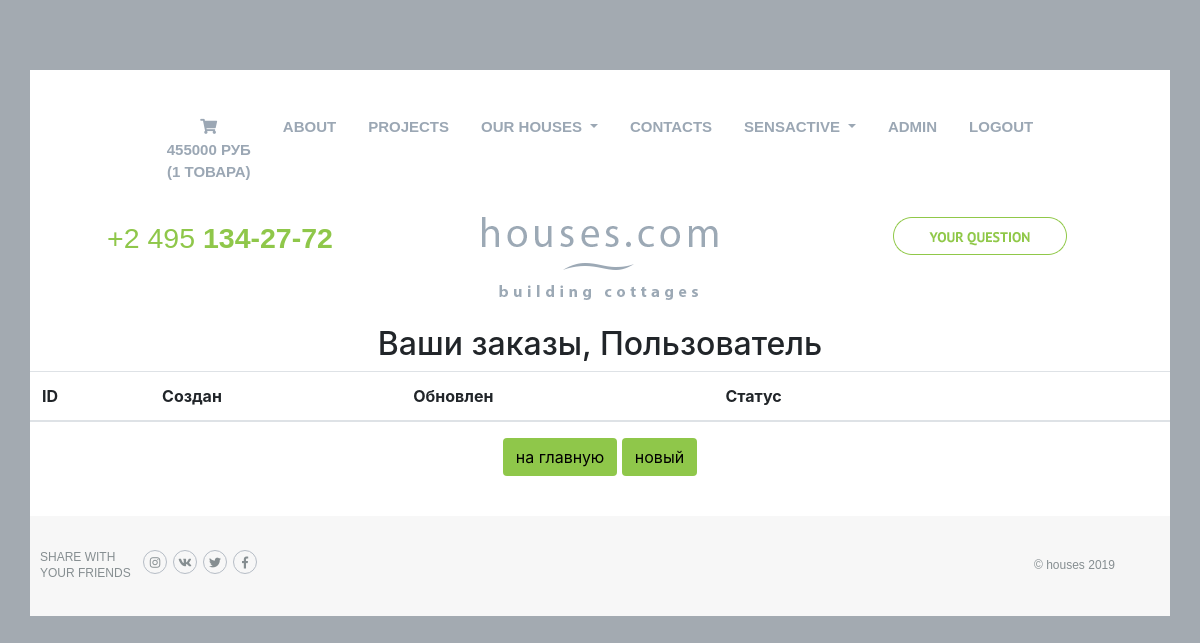
Before: /order/ (signed in) with the older database file.
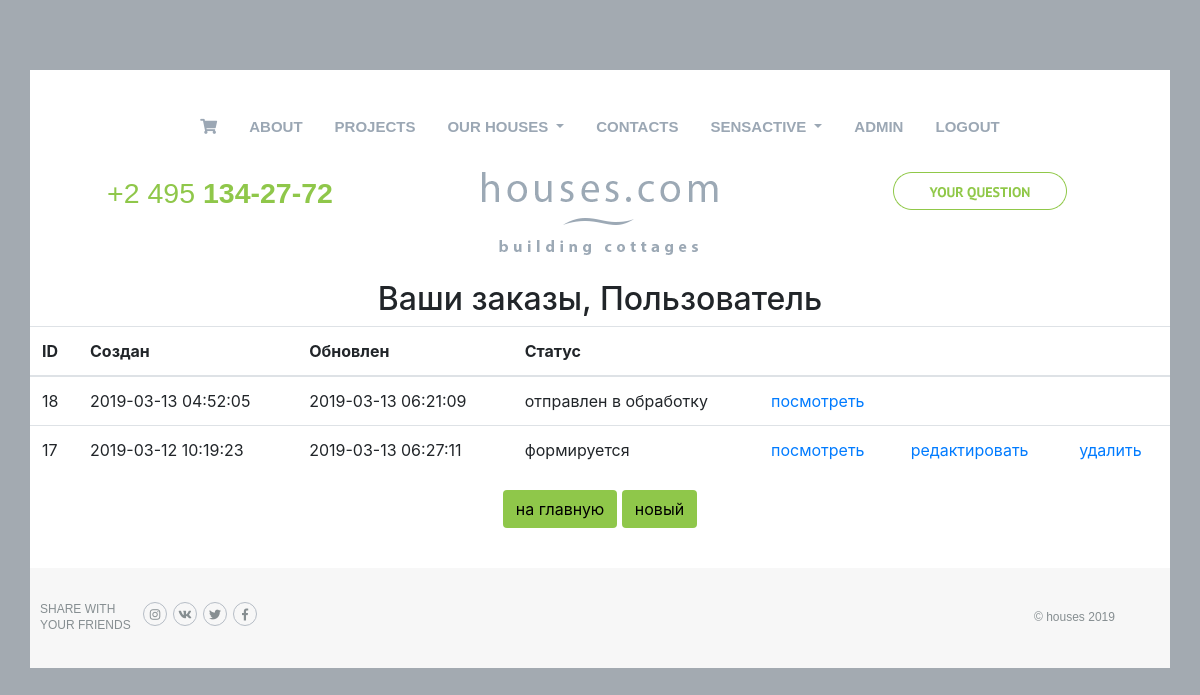
After: the same page with the newer database file.
### ordersapp/models.py (models this page shows, shortened)
class Order(models.Model):
    FORMING = 'FM'
    SENT_TO_PROCEED = 'STP'
    PROCEEDED = 'PRD'
    PAID = 'PD'
    READY = 'RDY'
    CANCEL = 'CNC'
    ORDER_STATUS_CHOICES = (
        (FORMING, 'формируется'),
        (SENT_TO_PROCEED, 'отправлен в обработку'),
        (PAID, 'оплачен'),
        (PROCEEDED, 'обрабатывается'),
        (READY, 'готов к выдаче'),
        (CANCEL, 'отменен'),
    )
    user = models.ForeignKey(settings.AUTH_USER_MODEL, on_delete=models.CASCADE)
    created = models.DateTimeField(verbose_name='создан', auto_now_add=True)
    updated = models.DateTimeField(verbose_name='обновлен', auto_now=True)
    status = models.CharField(verbose_name='статус', max_length=3, choices=ORDER_STATUS_CHOICES, default=FORMING)
    is_active = models.BooleanField(verbose_name='активен', default=True)
    class Meta:
        ordering = ('-created',)
        verbose_name = 'заказ'
        verbose_name_plural = 'заказы'

### ordersapp/views.py (the view)
# urls.py: path('', ordersapp.OrderList.as_view(), name='orders_list'),
class OrderList(ListView):
    model = Order
    def get_queryset(self):
        return Order.objects.filter(user=self.request.user)

### basketapp/models.py (called while the page is built)
    @cached_property
    def product_cost(self):
        return self.product.price * self.quantity

    @cached_property
    def get_items(self):
        return self.user.basket.select_related()

    @property
    def total_quantity(self):
        _items = self.get_items
        _totalquantity = sum(list(map(lambda x: x.quantity, _items)))
        return _totalquantity

    @property
    def total_cost(self):
        _items = self.get_items
        _totalcost = sum(list(map(lambda x: x.product_cost, _items)))
        return _totalcost

    @cached_property
    def get_summary(self):
        __items = self.get_items
        return {
            'total_quantity': sum(list(map(lambda x: x.quantity, __items))),
            'total_cost': sum(list(map(lambda x: x.product_cost, __items))),
        }

### mainapp/context_processors.py (called while the page is built)
def basket(request):
    basket = []
    if request.user.is_authenticated:
        basket = Basket.objects.filter(user=request.user)
    return {
        'basket': basket
    }

def get_categories(request):
    categories = get_links_menu() # кэшируем категории
    return {
        'categories': categories
    }

### ordersapp/templates/ordersapp/order_list.html
{% extends 'mainapp/base.html' %}
{% load static %}
{% block content %}
    <div class="h2 text-center head">
        Ваши заказы,
        {% if user.first_name %}
            {{ user.first_name|title}}
        {% else %}
            Пользователь
        {% endif %}
    </div>
    <table class="table orders_list">
        <thead>
        <tr>
            <th>ID</th>
            <th>Создан</th>
            <th>Обновлен</th>
            <th>Статус</th>
            <th></th>
            <th></th>
            <th></th>
        </tr>
        </thead>
        <tbody>
        {% for item in object_list %}
            {% if item.is_active %}
                <tr>
                    <td class="td1 orders_list">{{ item.pk }}</td>
                    <td>{{ item.created|date:"Y-m-d H:i:s" }}</td>
                    <td>{{ item.updated|date:"Y-m-d H:i:s" }}</td>
                    <td>{{ item.get_status_display }}</td>
                    <td>
                        <a href="{% url 'ordersapp:order_read' item.pk %}">
                            посмотреть
                        </a>
                    </td>
                    <td>
                        {% if item.status == 'FM' %}
                            <a href="{% url 'ordersapp:order_update' item.pk %}">
                                редактировать
                            </a>
                        {% endif %}
                    </td>
                    <td>
                        {% if item.status == 'FM' %}
                            <a href="{% url 'ordersapp:order_delete' item.pk %}">
                                удалить
                            </a>
                        {% endif %}
                    </td>
                </tr>
            {% endif %}
        {% endfor %}
        </tbody>
    </table>
    <div class="text-center">
        <button class="btn btn-default btn-round">
            <a class="btnToOrders" href="{% url 'mainapp:main' %}">
                на главную
            </a>
        </button>
        <button class="btn btn-default btn-round">
            <a class="btnToOrders" href="{% url 'ordersapp:order_create' %}">
                новый
            </a>
        </button>
    </div>
{% endblock %}

### mainapp/templates/mainapp/include/inc_menu.html (shortened to what this page needs)
<ul class="nav justify-content-center d-none d-lg-flex">
    <li class="nav-item">
        <a class="nav-link text-center" href={% url 'basketapp:view' %}>
            <i class="fas fa-shopping-cart"></i><br>
            {% if basket %}
                <span>
                    {% with basket_summary=basket.0.get_summary %}
                        {{ basket_summary.total_cost|floatformat:0 }} руб <br>
                        ({{ basket_summary.total_quantity }} товара)
                    {% endwith %}
                </span>
            {% endif %}
    </li>
    <li class="nav-item">
        <a class={% if request.resolver_match.url_name == 'main' %} 'nav-link nav-link_active'
        {% else %} nav-link
        {% endif %}
           href={% url 'mainapp:main' %}>About</a>
    </li>
    <li class="nav-item">
        <a class={% if request.resolver_match.url_name == 'projects' %} 'nav-link nav-link_active'
        {% else %} nav-link
        {% endif %}
           href={% url 'mainapp:projects' %}>Projects
    </li>
    <li class="nav-item dropdown">
        <a class="nav-link dropdown-toggle" href="#" id="navbarDropdown" role="button" data-toggle="dropdown" aria-haspopup="true" aria-expanded="false">
            Our houses
        </a>
    </li>
    <li class="nav-item">
        <a class={% if request.resolver_match.url_name == 'contacts' %} 'nav-link nav-link_active'
        {% else %} nav-link
        {% endif %}
           href={% url 'mainapp:contacts' %}>Contacts</a>
    </li>
    {% if user.is_authenticated %}
        <li class="nav-item">
            <div class="dropdown">
                <a class="dropdown-toggle nav-link" href="" data-toggle="dropdown">
                    {{ user.username|default:'User' }}
                </a>
            </div>
        </li>
    {% endif %}
    {% if user.is_superuser %}
        <li class="nav-item">
            <a class={% if request.resolver_match.app_name == 'adminapp' %} 'nav-link nav-link_active'
            {% else %} nav-link
            {% endif %} href="{% url 'adminapp:users' %}">admin</a>
        </li>
    {% endif %}
    <li class="nav-item">
        {% if user.is_authenticated %}
            <a class="nav-link" href="{% url 'authapp:logout' %}">logout</a>
        {% else %}
            <a class="nav-link" href="{% url 'authapp:login' %}">login</a>
        {% endif %}
    </li>
</ul>

Changed rows visible on the page:
added Order: pk "18", created "2019-03-13 04:52:05", updated "2019-03-13 06:21:09", status "отправлен в обработку"
added Order: pk "17", created "2019-03-12 10:19:23", updated "2019-03-13 06:27:11", status "формируется", shows "редактировать", shows "удалить"
Other visible differences:
{{ basket_summary.total_cost|floatformat:0 }}: "455000" → (not shown)
{{ basket_summary.total_quantity }}: "1" → (not shown)
text no longer shown: "РУБ ( ТОВАРА)"
